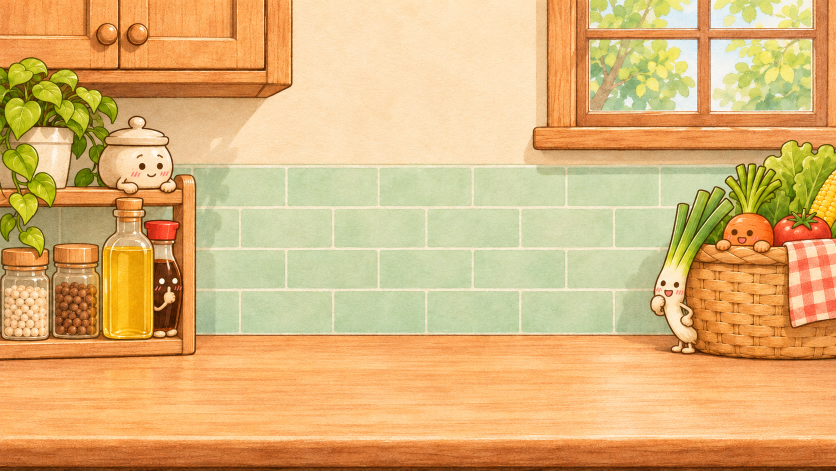
#> input picture source/bg-v3/BG-kitchen-secret-friends.png, 1672 x 941 px, found by its file name (shown at 1/2 size)
$ python prepare_listen.py
#> lines starting #> are read from the running program, lines starting #| are printed output that depends on the picture
"""listen（接蛋前的声音停顿）近景层：阅读厨房台面的前沿一条，横版、竖版各一张。
只裁切加遮罩（上沿 14 像素羽化），不改像素。listen 段里这一条比墙面多放大一点（以底边中点为原点），像离镜头更近；
它只往外长、盖住台面，不露底。输出 public/assets/bg/friends-counter-front*.png，打印外接框（图片像素）。
用法：python3 tools/prepare_listen.py
"""
import json
import numpy as np
from PIL import Image

out = {}
for name, src, y0 in [("landscape", "source/bg-v3/BG-kitchen-secret-friends.png", 828), ("portrait", "source/bg-v3/kitchen-friends-portrait.png", 1742)]:
    im = Image.open(src).convert("RGBA")
    W, H = im.size
#> W = 1672; H = 941
    strip = im.crop((0, y0, W, H))
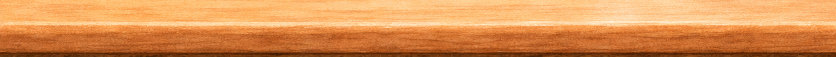
#> strip: PIL image 1672x113 RGBA (shown at 1/2 size); mean R, G, B, A 219.7, 145.9, 84, 255
    a = np.full((H - y0, W), 255, np.uint8)
    F = 14
    for i in range(F):
        a[i, :] = int(255 * (i + 1) / (F + 1))
    strip.putalpha(Image.fromarray(a))
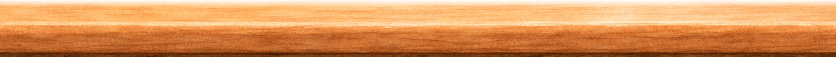
#> strip: PIL image 1672x113 RGBA (shown at 1/2 size); mean R, G, B, A 219.7, 145.9, 84, 239.2; transparent parts drawn white
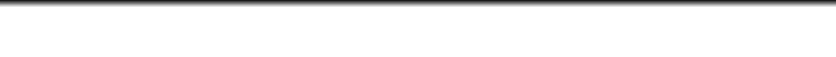
#> a: shape (113, 1672) (shown at 1/2 size); min 17, max 255, mean 239.2
    fn = "friends-counter-front.png" if name == "landscape" else "friends-counter-front-portrait.png"
    strip.save(f"public/assets/bg/{fn}")
    out[name] = {"src": f"/assets/bg/{fn}", "img": [0, y0, W, H - y0]}
#> pass 2 of the loop `for name, src, y0 in [("landscape", "source/bg-v3/BG-kitchen-secret-fr..`:
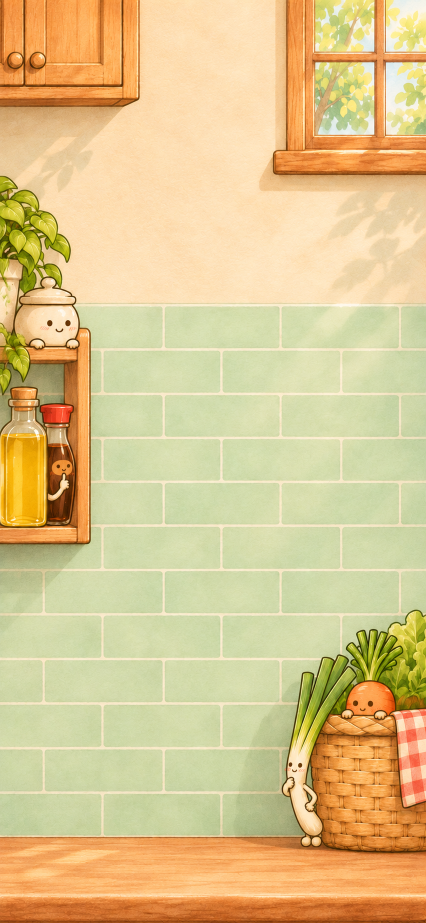
#> input picture source/bg-v3/kitchen-friends-portrait.png, 852 x 1846 px, found by its file name (shown at 1/2 size)
#> im: PIL image 852x1846 RGBA
#> `strip.putalpha(Image.fromarray(a))`:
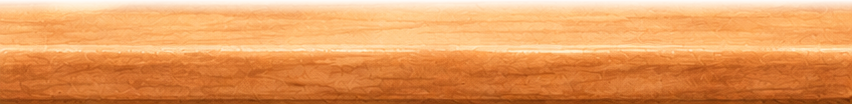
#> strip: PIL image 852x104 RGBA; mean R, G, B, A 228.6, 149.7, 82.5, 237.8; transparent parts drawn white
#> `strip.putalpha(Image.fromarray(a))`:
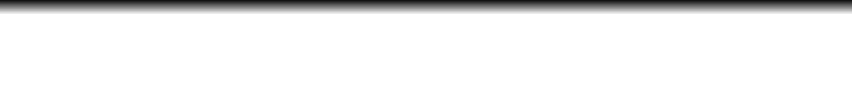
#> a: shape (104, 852); min 17, max 255, mean 237.8
print(json.dumps(out))
#| {"landscape": {"src": "/assets/bg/friends-counter-front.png", "img": [0, 828, 1672, 113]}, "portrait": {"src": "/assets/bg/friends-counter-front-portrait.png", "img": [0, 1742, 852, 104]}}
